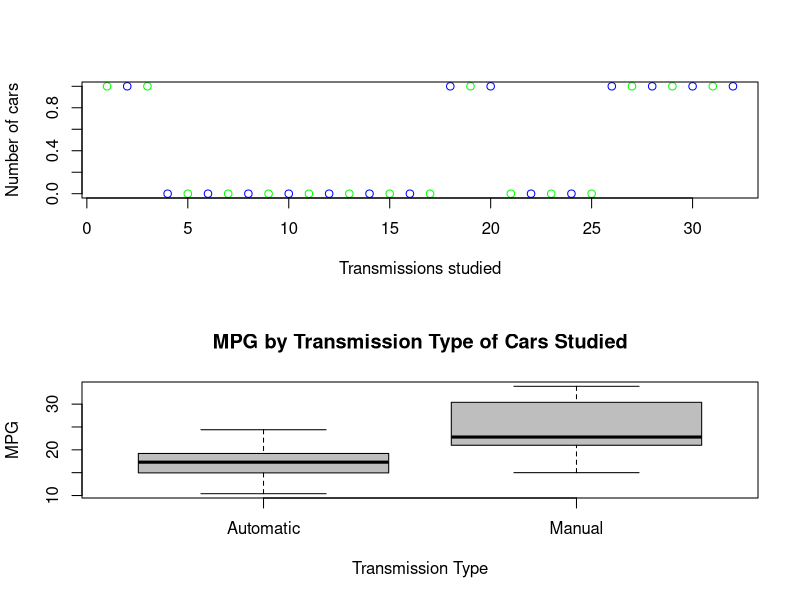
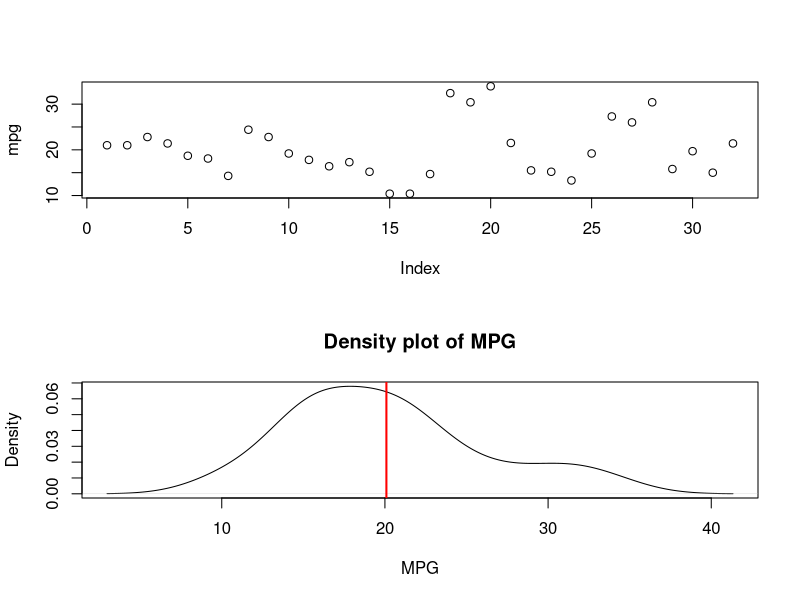
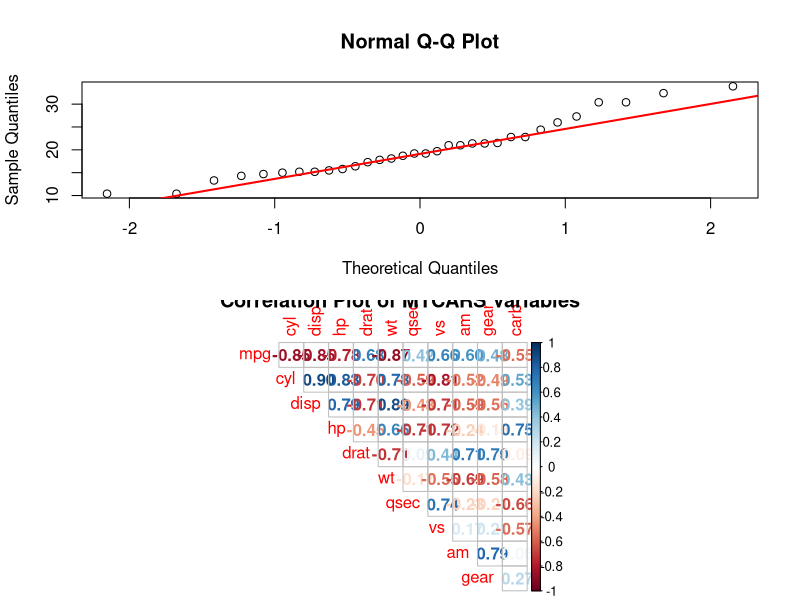
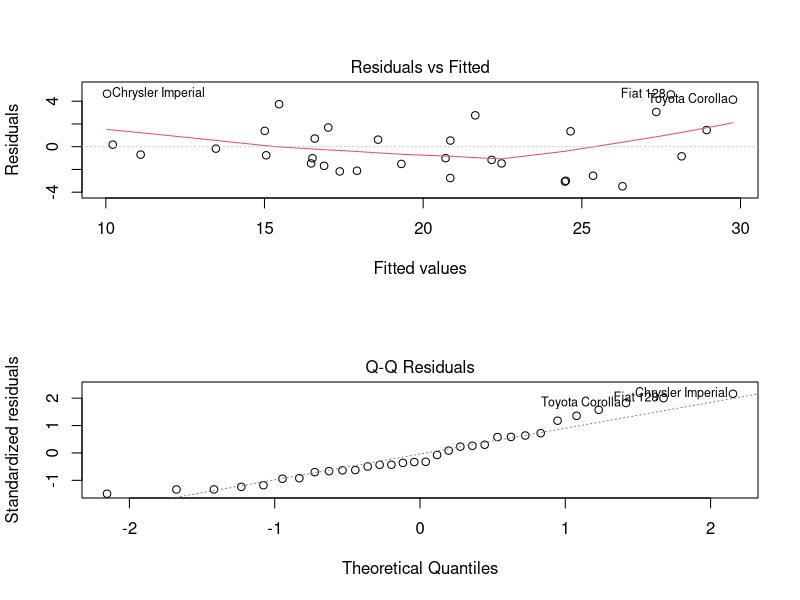
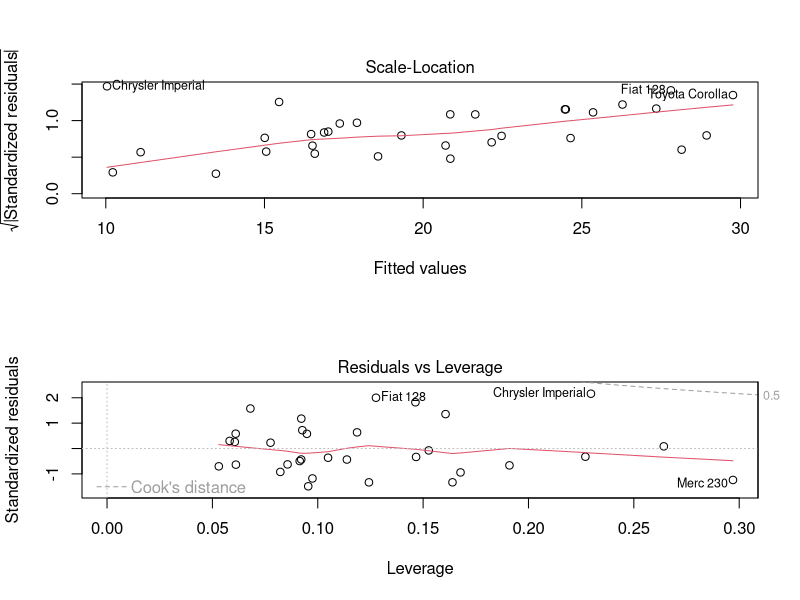
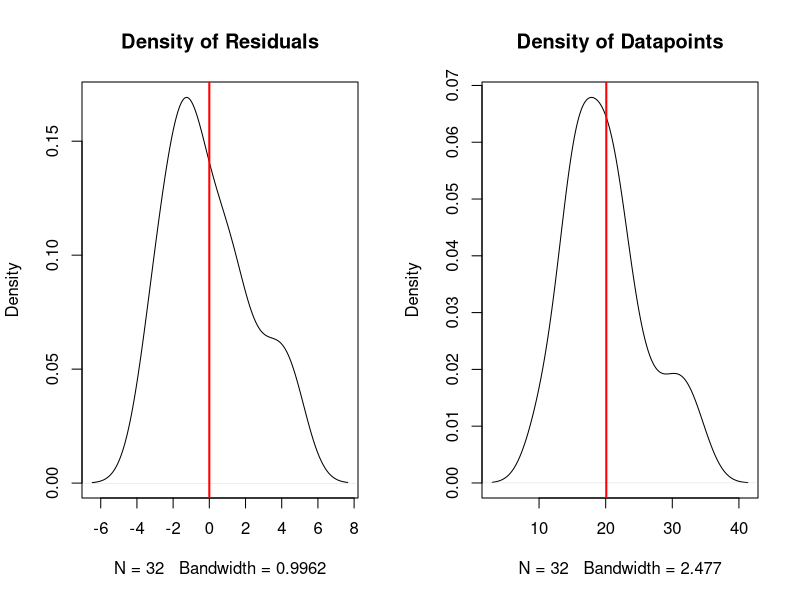

These charts were generated, in order, by the following R code:
library(datasets)
library(corrplot)
library(xtable)
attach(mtcars)
?mtcars

# We know that the mtcars$am variable is binomial - manual and automatic
mtcarsCor <- cor(mtcars)
sort(mtcarsCor[,1])
mtcars$am <- factor(mtcars$am)
levels(am)

# It appears that mtcars$am = 0 is the automatic transmission, while mtcars$am = 1 is manual
levels(mtcars$am) <- c("Automatic", "Manual")

#Exploratory Data Analysis
# Generate assumptions and ensure that those assumptions are met
head(mtcars)
par(mfrow = c(2,1))
plot(am, xlab = "Transmissions studied", ylab = "Number of cars", col = c("green", "blue"))
boxplot(mpg ~ am, data = mtcars, outline = TRUE, col = "gray", xlab = "Transmission Type", 
        ylab = "MPG", main = "MPG by Transmission Type of Cars Studied")

# It appears from the data that we can assume that cars with an automatic transmission
# overall have a lower MPG rating.  This is what we are attempting to determine.
# There are more automatic transmissions included in the study than there are manual transmissions

plot(mpg)
# From a simple scatter plot of the mpg, it would appear that there is a pattern in how the
# data is distributed, but after an inspection of the ordering of the dataset, it is
# determined that the pattern is just a function of how the cars are listed in the dataset

plot(density(mpg), xlab = "MPG", ylab = "Density", main = "Density plot of MPG")
abline(v = mean(mpg), col = "red", lwd = 2)
# The density plot seems to indicate that the data is not quite normally distributed.  There
# appear to be a few outliers around the 30 to 40 mpg range that is skewing the data.  Those
# data will need to be looked at closer to see if we can rule them out or remove them from 
# the analysis altogether.

# We run the Shapiro-Wilk test for normality
test <- shapiro.test(mpg)
test$p.value
# From the Shapiro-Wilk test, we fail to reject the null hypothesis that the data is normally
# distributed

qqnorm(mpg)
qqline(mpg, col = "red", lwd = 2)
# However, we can see from the QQ plot that the mpg data does not appear to be 
# normallyl distributed.  Again, it appears that there are 3 or 4 cars in the 30+ mpg range
# that are skewing the data

# We look at the data for mpg >= 30
mtcars[mpg >= 30, ]
# From this we see that all transmission types of mpg >= 30 are manual.  Since there is no
# automatic transmission included in this list, we cannot remove these data points from
# the dataset and we run the analysis with the data as it is

# Determine the expected values (mean) of each transmission type
transMean <- with(mtcars, tapply(mpg, am, FUN = mean))
transMeanDiff <- transMean[1] - transMean[2]
transMeanDiff
# We can see that automatic transmissions get on average 7.24 mpg less than manual transmisions


# We need to do a t-test to determine if the 7.24 mpg average difference is significant enough 
# to confidently state that automatic transmissions overall get less gas mileage than manual
# transmissions.  The null hypothesis is that the mean values are the same, the alternative
# hypothesis is that they are different.

autoSub <- subset(mtcars, am == "Automatic")
manualSub <- subset(mtcars, am == "Manual")

amTTest <- t.test(autoSub$mpg, manualSub$mpg)
amTTest$p.value
c(amTTest$conf.int[1], amTTest$conf.int[2])
# From the p-value, we can confidently reject the null hypothesis and determine that the
# mean values are different.

# We now need to determine if there is correlation between the different variables in the 
# dataset
sort(mtcarsCor[,1])
corrplot(mtcarsCor, method = "number", type = "upper", 
         title = "Correlation Plot of MTCARS Variables",
         diag = FALSE)
# Notice along the first row that cyl, disp, hp, wt, and carb are all negatively correlated
# with mpg, while drat(rear axle ratio), qsec(1/4 mile time), vs, am, and gear are positively 
# correlated.  This indicates that we should see an increase in mpg as the values for drat, 
# qsec, vs, am, and gear increase and, conversely, we should see a decrease in mpg as values
# for cyl, disp, hp, wt, and carb increase

# Now we fit the model
# First we fit just the am variable to see if our assumptions hold
fit <- lm(mpg ~ am - 1, data = mtcars)
fit0 <- lm(mpg ~ am, data = mtcars)
summary(fit0)
str(summary(fit))
summary(fit)$r.squared
# As we can see, our assumptions do hold, but the Multiple R-squared value is 0.3598, which
# indicates that the model only explains about 36% of the data.  A multivariate approach
# should get us a better representation of the dataset.  In other words, an increase in
# mpg is dependent upon much more than just the transmission.  We need to understand how those
# varibles affect the mpg as well.

fit2 <- lm(mpg ~ ., data = mtcars)
summary(fit2)$coef
summary(fit2)$r.squared

# From using all of the variables, we see that the Multiple R-squared value grows to 0.869,
# which means that this model represents about 87% of the data, but notice that the p-values
# for the data are all fairly high and none of them represent a good t-score.  We will need 
# to find the most descriptive variables that provide the best representation of the data.
# To do this, we use the step method in r where we step through 10000 different linear
# models to find the best variables to use.

fit3 <- step(lm(data = mtcars, mpg ~ .), direction = "both", trace = 0, steps = 10000)
summary(fit3)$coef[4]

fit3Plots <- plot(fit3)
fit3Resid <- resid(fit3)
?cor
dev.off()
par(mfrow = c(1, 2))
plot(density(fit3Resid), main = "Density of Residuals")
abline(v = mean(fit3Resid), col = "red", lwd = 2)
plot(density(mtcars$mpg), main = "Density of Datapoints")
abline(v = mean(mtcars$mpg), col = "red", lwd = 2)

# From using the step model, we see that using the wt, qsec, and am variables, we get an 
# accurate linear model that represents roughly 85% of the data.  We compare that to 
# our original model using an ANOVA:
anovaCompare <- anova(fit, fit3)
test <- xtable(anovaCompare)
test[[6]][2]
str(test)
anovaCompare[[6]][2]
str(anovaCompare)

# Notice the p-value in the second model of 1.55e-09.  This indicates that we can confidently
# reject the null hypothesis and conclude that the second model is superior.  This indicates
# that there were other factors in the model that confounded the transmission selection and
# influenced it - namely the wt and qsec variables.  From the multi-variate linear regression
# we can say that on average, a manual transmission gets about 2.94 better mpg than 
# automatic transmissions.